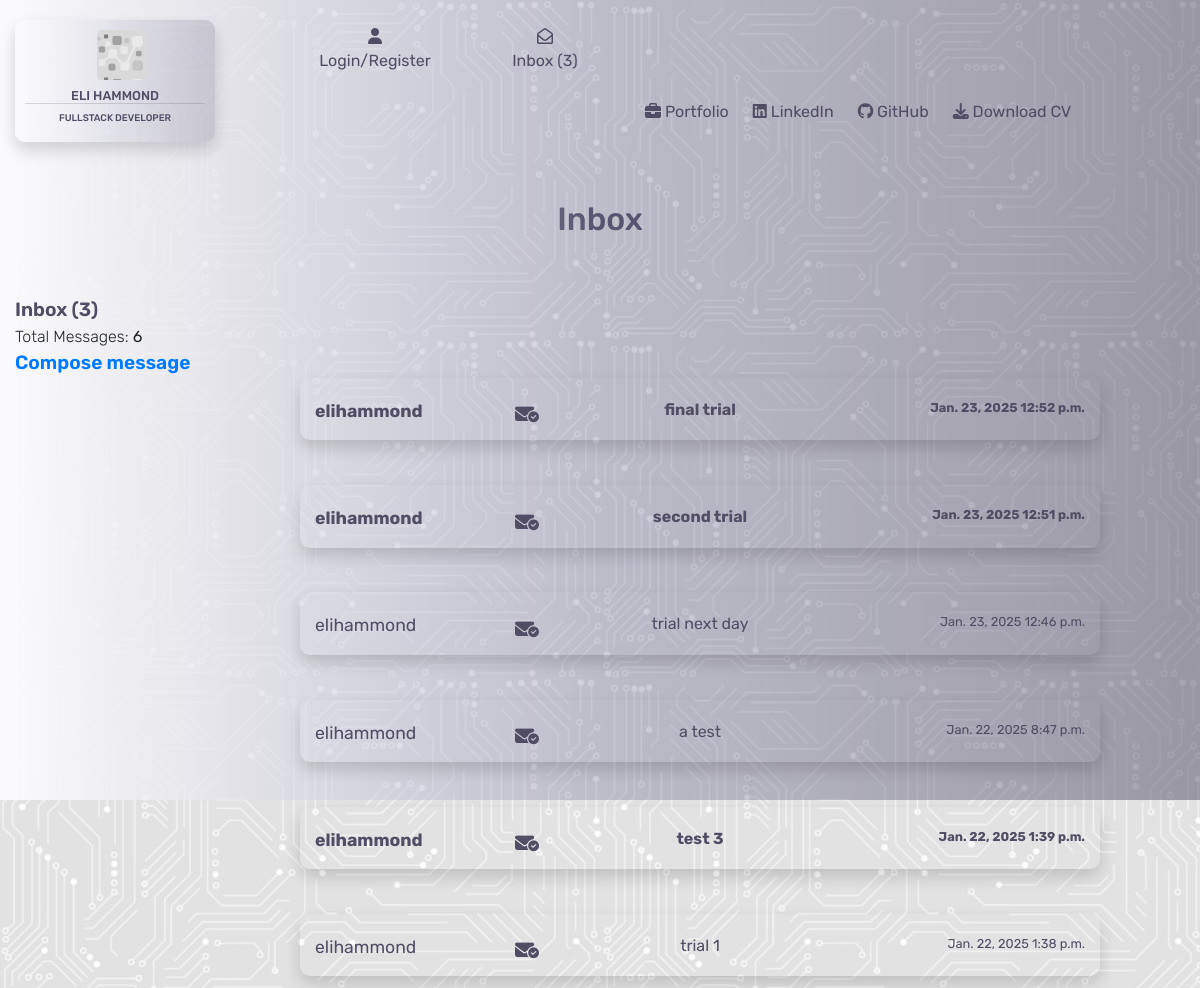
The page /contacts/ on the database as committed earlier.
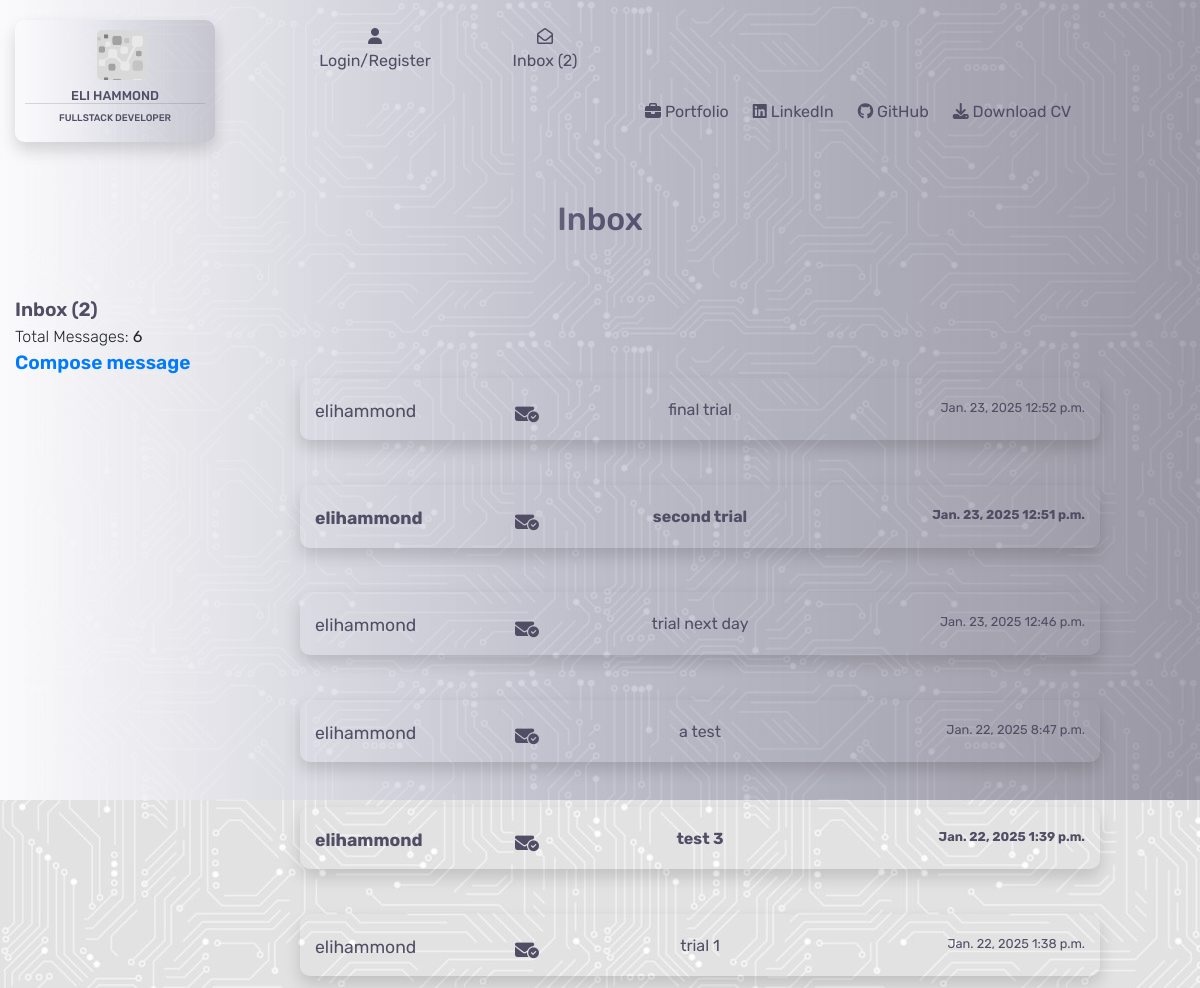
The same page on the database as committed later.
### contacts/models.py (models this page shows)
class Contacts(models.Model):
    class Meta:
        verbose_name_plural = "Contacts"
    name = models.CharField(max_length=26)
    subject = models.CharField(max_length=52, null=True, blank=True)
    email = models.EmailField()
    phone = models.IntegerField()
    message = models.TextField()
    date = models.DateField(auto_now_add=True)
    time = models.TimeField(auto_now_add=True)
    read = models.BooleanField(default=False)

### contacts/views.py (the view)
# urls.py: path('', views.contacts, name='contacts'),
def contacts(request):
    inbox = Contacts.objects.all().order_by('-date', '-time')
    context = {
        'inbox': inbox
    }
    return render(request, 'contacts/contacts.html', context)

### contacts/contexts.py (called while the page is built)
def contacts_inbox(request):
    inbox = Contacts.objects.all()
    unread_messages = Contacts.objects.filter(read=False).count()
    print(unread_messages)
    message_count = len(inbox)
    context = {
        'inbox': inbox,
        'message_count': message_count,
        'unread_messages': unread_messages
    }
    return context

### contacts/templates/contacts/contacts.html (shortened to what this page needs)
{% extends "base.html" %}
{% load static %}
{% block content %}
<div class="container-fluid">
    <div class="row">
        <div class="col-4"></div>
        <div class="col-4">
            <h2 class="header">Inbox</h2>
        </div>
        <div class="col-4"></div>
    </div>
    <div class="inbox-header">
        Inbox ({{ unread_messages }})
    </div>
    <div class="inbox-subheader">
        Total Messages: <strong>{{ message_count }}</strong>
    </div>
    <div class="inbox-header">
        <a href="{% url 'compose_message' %}">Compose message</a>
    </div>
    {% for i in inbox %}
    <div class="row">
        <div class="col-3">
        </div>
        <div class="col-8">
            <div {% if i.read %}class="opened-message"{% endif %}>
                <a href="{% url 'open_message' i.id %}">
                    <div class="row message-container shadow">
                        <div class="col-3">
                            <p class="inbox-name new-message">{{ i.name }}</p>
                        </div>
                        <div class="col-6">
                            {% if i.subject %}
                            <p class="inbox-subject new-message">{{ i.subject }}</p>
                            {% else %}
                            <p class="inbox-subject new-message">no subject</p>
                            {% endif %}
                        </div>
                        <div class="col-3">
                            <p class="inbox-date-time new-message">{{ i.date }} {{ i.time }}</p>
                        </div>
                    </div>
                </a>
                <p>
                    <a href="{% url 'mark_unread' i.id %}" class="unread" title="Mark as unread">
                        <i class="fa-solid fa-envelope-circle-check"></i>
                    </a>
                </p>
            </div>
        </div>
        <div class="col-1"></div>
    </div>
    {% endfor %}
</div>
{% endblock %}

Rows that differ between the two databases and show on the page:
changed Contacts "final trial": read False → True (drawn)
Other text that changed with them:
{{ unread_messages }}: "3" → "2"
